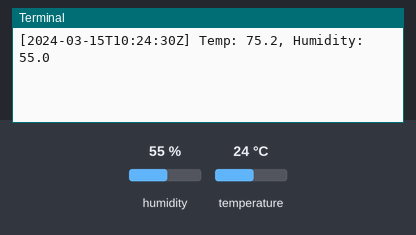
The program below on a simulated Raspberry Pi (BCM pin numbers). Shown: the last lines printed to the terminal. The test bench sets the inputs (shaded band); at power-on: humidity 55 %, temperature 24 °C. The clock reads 2024-03-15 10:24:30 at power-on unless the program sets it; databases and web services accept everything at once and return nothing.

Above: at 1.2 s.
1.3 s: humidity set to 22 %
At 6.6 s:
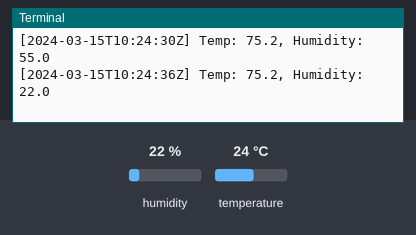
7.7 s: temperature set to 12 °C
At 12.9 s:
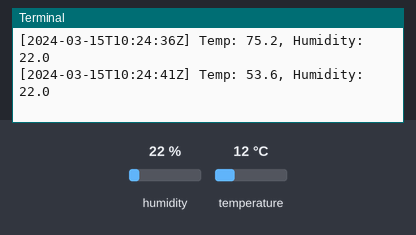
14.1 s: humidity set to 40 %
At 18.0 s:
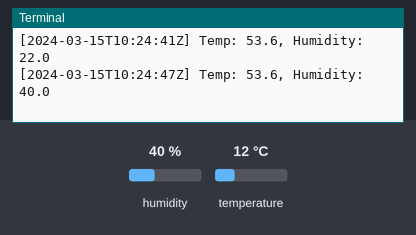
Timing chart, 0 to 19.5 s (numbered marks = the images above; inputs shaded):
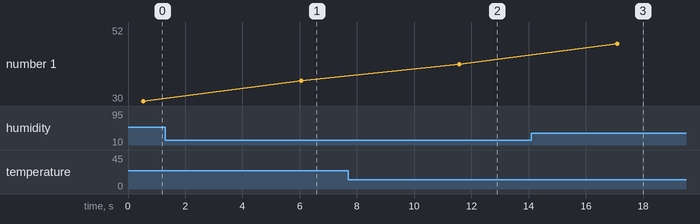

The program:

log.py
```python
import time
import sys
from datetime import datetime
import Adafruit_DHT
from influxdb import InfluxDBClient

'''
With code & influence from:
https://www.modmypi.com/blog/am2302-temphumidity-sensor
https://www.definit.co.uk/2018/07/monitoring-temperature-and-humidity-with-a-raspberry-pi-3-dht22-sensor-influxdb-and-grafana/
https://github.com/adafruit/Adafruit_Python_DHT

'''
# Configure InfluxDB connection variables
host = "localhost" # My Ubuntu NUC
port = 8086 # default port
user = "admin" # the user/password created for the pi, with write access
password = "admin"
dbname = "logger" # the database we created earlier
interval = 5 # Sample period in seconds

# Create the InfluxDB client object
client = InfluxDBClient(host, port, user, password, dbname)

# Enter the sensor details
sensor = Adafruit_DHT.AM2302
sensor_gpio = 4

# think of measurement as a SQL table, it's not...but...
measurement = "AM2302"

# location will be used as a grouping tag later
location = "cork"

while True:
	# Read the sensor using the configured driver and gpio
	humidity, temperature = Adafruit_DHT.read_retry(sensor, sensor_gpio)
	current_time = datetime.utcnow().strftime('%Y-%m-%dT%H:%M:%SZ')

	# Un-comment the line below to convert the temperature to Fahrenheit.
	temperature = temperature * 9/5.0 + 32

	# Print for debugging, uncomment the below line
	print("[%s] Temp: %s, Humidity: %s" % (current_time, temperature, humidity))


	# Create the JSON data structure
	data = [
	{
	  "measurement": measurement,
	      "tags": {
		  "location": location,
	      },
	      "time": current_time,
	      "fields": {
		  "temperature" : temperature,
		  "humidity": humidity
	      }
	  }
	]
	# Send the JSON data to InfluxDB
	client.write_points(data)
	# Wait until it's time to query again...
	time.sleep(interval)
```

Measured:
- after the input at 1.3 s, the terminal: prints a new line after 4.8 s (image 1)
- after the input at 7.7 s, the terminal: prints a new line after 3.9 s (image 2)
- after the input at 14.1 s, the terminal: prints a new line after 3.0 s (image 3)
